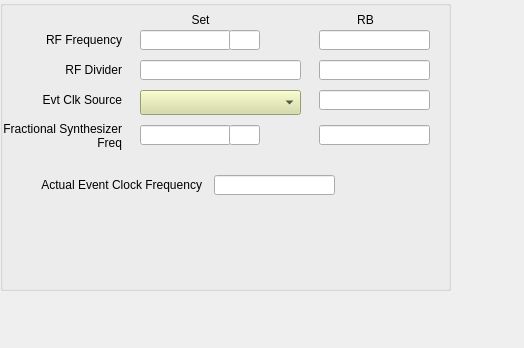
<?xml version="1.0" encoding="UTF-8"?>
<ui version="4.0">
 <class>Form</class>
 <widget class="QWidget" name="Form">
  <property name="geometry">
   <rect>
    <x>0</x>
    <y>0</y>
    <width>524</width>
    <height>348</height>
   </rect>
  </property>
  <property name="windowTitle">
   <string>Form</string>
  </property>
  <widget class="QGroupBox" name="groupBox">
   <property name="geometry">
    <rect>
     <x>0</x>
     <y>0</y>
     <width>451</width>
     <height>291</height>
    </rect>
   </property>
   <property name="title">
    <string/>
   </property>
   <widget class="caTextEntry" name="catextentry">
    <property name="geometry">
     <rect>
      <x>140</x>
      <y>30</y>
      <width>91</width>
      <height>20</height>
     </rect>
    </property>
    <property name="channel" stdset="0">
     <string notr="true">$(SYS)-$(DEVICE):EvtClk-RFFreq-SP</string>
    </property>
    <property name="background">
     <color>
      <red>212</red>
      <green>219</green>
      <blue>157</blue>
     </color>
    </property>
    <property name="colorMode">
     <enum>caLineEdit::Alarm_Default</enum>
    </property>
   </widget>
   <widget class="QLabel" name="label_30">
    <property name="geometry">
     <rect>
      <x>140</x>
      <y>10</y>
      <width>121</width>
      <height>20</height>
     </rect>
    </property>
    <property name="text">
     <string>Set</string>
    </property>
    <property name="alignment">
     <set>Qt::AlignCenter</set>
    </property>
   </widget>
   <widget class="QLabel" name="label_29">
    <property name="geometry">
     <rect>
      <x>330</x>
      <y>10</y>
      <width>71</width>
      <height>20</height>
     </rect>
    </property>
    <property name="text">
     <string>RB</string>
    </property>
    <property name="alignment">
     <set>Qt::AlignCenter</set>
    </property>
   </widget>
   <widget class="caLineEdit" name="calineedit_8">
    <property name="geometry">
     <rect>
      <x>319</x>
      <y>30</y>
      <width>111</width>
      <height>20</height>
     </rect>
    </property>
    <property name="alignment">
     <set>Qt::AlignCenter</set>
    </property>
    <property name="channel" stdset="0">
     <string notr="true">$(SYS)-$(DEVICE):EvtClk-RFFreq-RB</string>
    </property>
    <property name="colorMode">
     <enum>caLineEdit::Alarm_Default</enum>
    </property>
    <property name="unitsEnabled">
     <bool>true</bool>
    </property>
   </widget>
   <widget class="QLabel" name="label">
    <property name="geometry">
     <rect>
      <x>1</x>
      <y>30</y>
      <width>121</width>
      <height>20</height>
     </rect>
    </property>
    <property name="text">
     <string>RF Frequency</string>
    </property>
    <property name="alignment">
     <set>Qt::AlignRight|Qt::AlignTrailing|Qt::AlignVCenter</set>
    </property>
   </widget>
   <widget class="QLabel" name="label_2">
    <property name="geometry">
     <rect>
      <x>1</x>
      <y>60</y>
      <width>121</width>
      <height>20</height>
     </rect>
    </property>
    <property name="text">
     <string>RF Divider</string>
    </property>
    <property name="alignment">
     <set>Qt::AlignRight|Qt::AlignTrailing|Qt::AlignVCenter</set>
    </property>
   </widget>
   <widget class="caTextEntry" name="catextentry_2">
    <property name="geometry">
     <rect>
      <x>140</x>
      <y>60</y>
      <width>161</width>
      <height>20</height>
     </rect>
    </property>
    <property name="channel" stdset="0">
     <string notr="true">$(SYS)-$(DEVICE):EvtClk-RFDiv-SP</string>
    </property>
    <property name="background">
     <color>
      <red>212</red>
      <green>219</green>
      <blue>157</blue>
     </color>
    </property>
    <property name="colorMode">
     <enum>caLineEdit::Alarm_Default</enum>
    </property>
   </widget>
   <widget class="caLineEdit" name="calineedit_9">
    <property name="geometry">
     <rect>
      <x>319</x>
      <y>60</y>
      <width>111</width>
      <height>20</height>
     </rect>
    </property>
    <property name="alignment">
     <set>Qt::AlignCenter</set>
    </property>
    <property name="channel" stdset="0">
     <string notr="true">$(SYS)-$(DEVICE):EvtClk-RFDiv-RB</string>
    </property>
    <property name="colorMode">
     <enum>caLineEdit::Alarm_Default</enum>
    </property>
   </widget>
   <widget class="QLabel" name="label_3">
    <property name="geometry">
     <rect>
      <x>1</x>
      <y>90</y>
      <width>121</width>
      <height>20</height>
     </rect>
    </property>
    <property name="text">
     <string>Evt Clk Source</string>
    </property>
    <property name="alignment">
     <set>Qt::AlignRight|Qt::AlignTrailing|Qt::AlignVCenter</set>
    </property>
   </widget>
   <widget class="caLineEdit" name="calineedit_11">
    <property name="geometry">
     <rect>
      <x>319</x>
      <y>90</y>
      <width>111</width>
      <height>20</height>
     </rect>
    </property>
    <property name="alignment">
     <set>Qt::AlignCenter</set>
    </property>
    <property name="channel" stdset="0">
     <string notr="true">$(SYS)-$(DEVICE):EvtClk-Source-RB</string>
    </property>
   </widget>
   <widget class="QLabel" name="label_4">
    <property name="geometry">
     <rect>
      <x>1</x>
      <y>120</y>
      <width>121</width>
      <height>31</height>
     </rect>
    </property>
    <property name="text">
     <string>Fractional Synthesizer Freq</string>
    </property>
    <property name="alignment">
     <set>Qt::AlignRight|Qt::AlignTrailing|Qt::AlignVCenter</set>
    </property>
    <property name="wordWrap">
     <bool>true</bool>
    </property>
   </widget>
   <widget class="caLineEdit" name="calineedit_10">
    <property name="geometry">
     <rect>
      <x>319</x>
      <y>125</y>
      <width>111</width>
      <height>20</height>
     </rect>
    </property>
    <property name="alignment">
     <set>Qt::AlignCenter</set>
    </property>
    <property name="channel" stdset="0">
     <string notr="true">$(SYS)-$(DEVICE):EvtClk-FracSynFreq-RB</string>
    </property>
    <property name="colorMode">
     <enum>caLineEdit::Alarm_Default</enum>
    </property>
    <property name="unitsEnabled">
     <bool>true</bool>
    </property>
   </widget>
   <widget class="caTextEntry" name="catextentry_3">
    <property name="geometry">
     <rect>
      <x>140</x>
      <y>125</y>
      <width>91</width>
      <height>20</height>
     </rect>
    </property>
    <property name="channel" stdset="0">
     <string notr="true">$(SYS)-$(DEVICE):EvtClk-FracSynFreq-SP</string>
    </property>
    <property name="background">
     <color>
      <red>212</red>
      <green>219</green>
      <blue>157</blue>
     </color>
    </property>
    <property name="colorMode">
     <enum>caLineEdit::Alarm_Default</enum>
    </property>
   </widget>
   <widget class="QLabel" name="label_5">
    <property name="geometry">
     <rect>
      <x>1</x>
      <y>175</y>
      <width>201</width>
      <height>20</height>
     </rect>
    </property>
    <property name="text">
     <string>Actual Event Clock Frequency</string>
    </property>
    <property name="alignment">
     <set>Qt::AlignRight|Qt::AlignTrailing|Qt::AlignVCenter</set>
    </property>
   </widget>
   <widget class="caLineEdit" name="calineedit_12">
    <property name="geometry">
     <rect>
      <x>214</x>
      <y>175</y>
      <width>121</width>
      <height>20</height>
     </rect>
    </property>
    <property name="alignment">
     <set>Qt::AlignCenter</set>
    </property>
    <property name="channel" stdset="0">
     <string notr="true">$(SYS)-$(DEVICE):EvtClk-Frequency-RB</string>
    </property>
    <property name="unitsEnabled">
     <bool>true</bool>
    </property>
   </widget>
   <widget class="caLineEdit" name="calineedit_14">
    <property name="geometry">
     <rect>
      <x>229</x>
      <y>30</y>
      <width>31</width>
      <height>20</height>
     </rect>
    </property>
    <property name="alignment">
     <set>Qt::AlignCenter</set>
    </property>
    <property name="channel" stdset="0">
     <string notr="true">$(SYS)-$(DEVICE):EvtClk-RFFreq-SP.EGU</string>
    </property>
    <property name="unitsEnabled">
     <bool>true</bool>
    </property>
   </widget>
   <widget class="caLineEdit" name="calineedit_15">
    <property name="geometry">
     <rect>
      <x>229</x>
      <y>125</y>
      <width>31</width>
      <height>20</height>
     </rect>
    </property>
    <property name="alignment">
     <set>Qt::AlignCenter</set>
    </property>
    <property name="channel" stdset="0">
     <string notr="true">$(SYS)-$(DEVICE):EvtClk-FracSynFreq-SP.EGU</string>
    </property>
    <property name="unitsEnabled">
     <bool>false</bool>
    </property>
   </widget>
   <widget class="caMenu" name="camenu_2">
    <property name="geometry">
     <rect>
      <x>140</x>
      <y>90</y>
      <width>161</width>
      <height>25</height>
     </rect>
    </property>
    <property name="styleSheet">
     <string notr="true">background-color: rgb(212, 219, 157);</string>
    </property>
    <property name="channel" stdset="0">
     <string notr="true">$(SYS)-$(DEVICE):EvtClk-Source-Sel</string>
    </property>
   </widget>
   <widget class="caInclude" name="cainclude">
    <property name="geometry">
     <rect>
      <x>1</x>
      <y>210</y>
      <width>441</width>
      <height>61</height>
     </rect>
    </property>
    <property name="macro">
     <string notr="true">SYS=$(SYS),DEVICE=$(DEVICE)</string>
    </property>
    <property name="filename" stdset="0">
     <string notr="true">G_EVG_$(FF)_evtClk_pll.ui</string>
    </property>
   </widget>
  </widget>
 </widget>
 <customwidgets>
  <customwidget>
   <class>caMenu</class>
   <extends>QComboBox</extends>
   <header>caMenu</header>
  </customwidget>
  <customwidget>
   <class>caTextEntry</class>
   <extends>caLineEdit</extends>
   <header>caTextEntry</header>
  </customwidget>
  <customwidget>
   <class>caInclude</class>
   <extends>QWidget</extends>
   <header>caInclude</header>
  </customwidget>
  <customwidget>
   <class>caLineEdit</class>
   <extends>QLineEdit</extends>
   <header>caLineEdit</header>
  </customwidget>
 </customwidgets>
 <resources/>
 <connections/>
</ui>
